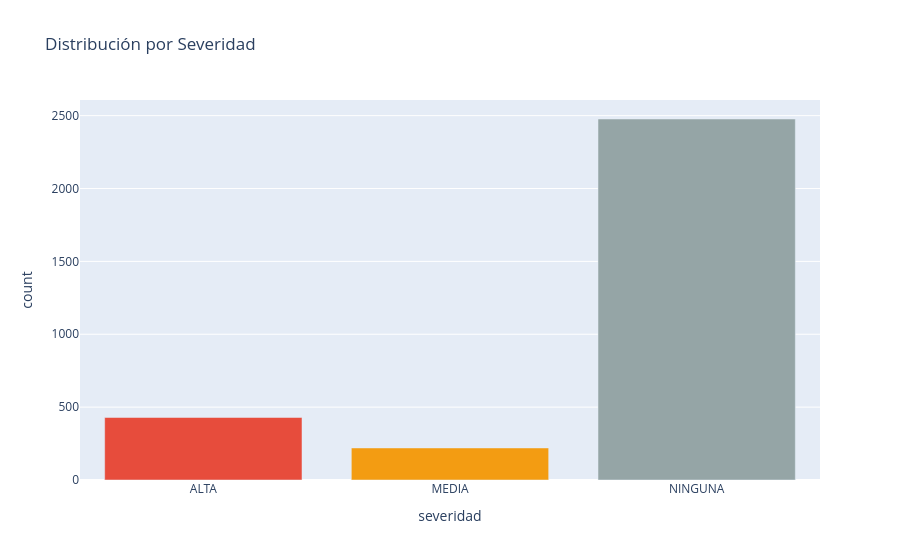

Write notebook code for a chart like this one.
### Markdown cell above
### 9.3 Frecuencia por Severidad

### Code cell
sev_order = ['ALTA', 'MEDIA', 'NINGUNA']
sev_df = cruce_validacion['severidad'].value_counts().reindex(sev_order).reset_index()
sev_df.columns = ['severidad', 'count']
fig = px.bar(
    sev_df, x='severidad', y='count',
    title='Distribución por Severidad',
    color='severidad',
    color_discrete_map={'ALTA': '#e74c3c', 'MEDIA': '#f39c12', 'NINGUNA': '#95a5a6'}
)
fig.update_layout(showlegend=False)
fig.show()

### Figure 1 — Plotly figure (JSON) as saved in the notebook; plotly's stock layout.template omitted (floating-point values rounded to 4 significant figures)
{"data": [{"hovertemplate": "severidad=%{x}<br>count=%{y}<extra></extra>", "legendgroup": "ALTA", "marker": {"color": "#e74c3c", "pattern": {"shape": ""}}, "name": "ALTA", "orientation": "v", "showlegend": true, "textposition": "auto", "type": "bar", "x": ["ALTA"], "xaxis": "x", "y": [429], "yaxis": "y"}, {"hovertemplate": "severidad=%{x}<br>count=%{y}<extra></extra>", "legendgroup": "MEDIA", "marker": {"color": "#f39c12", "pattern": {"shape": ""}}, "name": "MEDIA", "orientation": "v", "showlegend": true, "textposition": "auto", "type": "bar", "x": ["MEDIA"], "xaxis": "x", "y": [220], "yaxis": "y"}, {"hovertemplate": "severidad=%{x}<br>count=%{y}<extra></extra>", "legendgroup": "NINGUNA", "marker": {"color": "#95a5a6", "pattern": {"shape": ""}}, "name": "NINGUNA", "orientation": "v", "showlegend": true, "textposition": "auto", "type": "bar", "x": ["NINGUNA"], "xaxis": "x", "y": [2477], "yaxis": "y"}], "layout": {"barmode": "relative", "legend": {"title": {"text": "severidad"}, "tracegroupgap": 0}, "showlegend": false, "title": {"text": "Distribución por Severidad"}, "xaxis": {"anchor": "y", "categoryarray": ["ALTA", "MEDIA", "NINGUNA"], "categoryorder": "array", "domain": [0, 1], "title": {"text": "severidad"}}, "yaxis": {"anchor": "x", "domain": [0, 1], "title": {"text": "count"}}}}
